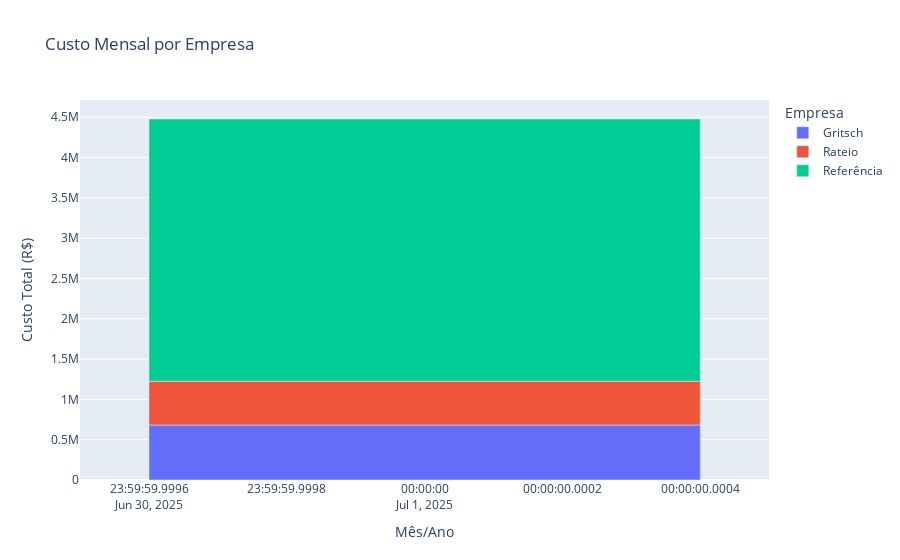

This figure's notebook cell:
### Code cell
# Célula: Análise de Custo por Empresa

import plotly.express as px

# Garantir que a coluna de valor não tem nulos
df_fechamento['ValorTotal'] = df_fechamento['ValorTotal'].fillna(0)

# 1. Agregando os dados por Empresa e Mês/Ano
df_custo_por_empresa = df_fechamento.groupby(['Mes/Ano', 'Empresa']).agg(
    CustoTotal=('ValorTotal', 'sum')
).reset_index()

# Remover linhas onde o custo é zero
df_custo_por_empresa = df_custo_por_empresa[df_custo_por_empresa['CustoTotal'] != 0]

# 2. Preparar a coluna de data para o gráfico
df_custo_por_empresa['Mes/Ano_str'] = df_custo_por_empresa['Mes/Ano'].astype(str)

# 3. Criar o gráfico
fig_por_empresa = px.bar(
    df_custo_por_empresa.sort_values('Mes/Ano_str'),
    x='Mes/Ano_str',
    y='CustoTotal',
    color='Empresa', # Usando a nova coluna 'Empresa'
    title='Custo Mensal por Empresa',
    labels={'Mes/Ano_str': 'Mês/Ano', 'CustoTotal': 'Custo Total (R$)'}
)
fig_por_empresa.show()

### Figure 1 — Plotly figure (JSON) as saved in the notebook; plotly's stock layout.template omitted (floating-point values rounded to 4 significant figures)
{"data": [{"hovertemplate": "Empresa=Gritsch<br>Mês/Ano=%{x}<br>Custo Total (R$)=%{y}<extra></extra>", "legendgroup": "Gritsch", "marker": {"color": "#636efa", "pattern": {"shape": ""}}, "name": "Gritsch", "orientation": "v", "showlegend": true, "textposition": "auto", "type": "bar", "x": ["2025-07"], "xaxis": "x", "y": [682700.0], "yaxis": "y"}, {"hovertemplate": "Empresa=Rateio<br>Mês/Ano=%{x}<br>Custo Total (R$)=%{y}<extra></extra>", "legendgroup": "Rateio", "marker": {"color": "#EF553B", "pattern": {"shape": ""}}, "name": "Rateio", "orientation": "v", "showlegend": true, "textposition": "auto", "type": "bar", "x": ["2025-07"], "xaxis": "x", "y": [543100.0], "yaxis": "y"}, {"hovertemplate": "Empresa=Referência<br>Mês/Ano=%{x}<br>Custo Total (R$)=%{y}<extra></extra>", "legendgroup": "Referência", "marker": {"color": "#00cc96", "pattern": {"shape": ""}}, "name": "Referência", "orientation": "v", "showlegend": true, "textposition": "auto", "type": "bar", "x": ["2025-07"], "xaxis": "x", "y": [3253000.0], "yaxis": "y"}], "layout": {"barmode": "relative", "legend": {"title": {"text": "Empresa"}, "tracegroupgap": 0}, "title": {"text": "Custo Mensal por Empresa"}, "xaxis": {"anchor": "y", "domain": [0, 1], "title": {"text": "Mês/Ano"}}, "yaxis": {"anchor": "x", "domain": [0, 1], "title": {"text": "Custo Total (R$)"}}}}
